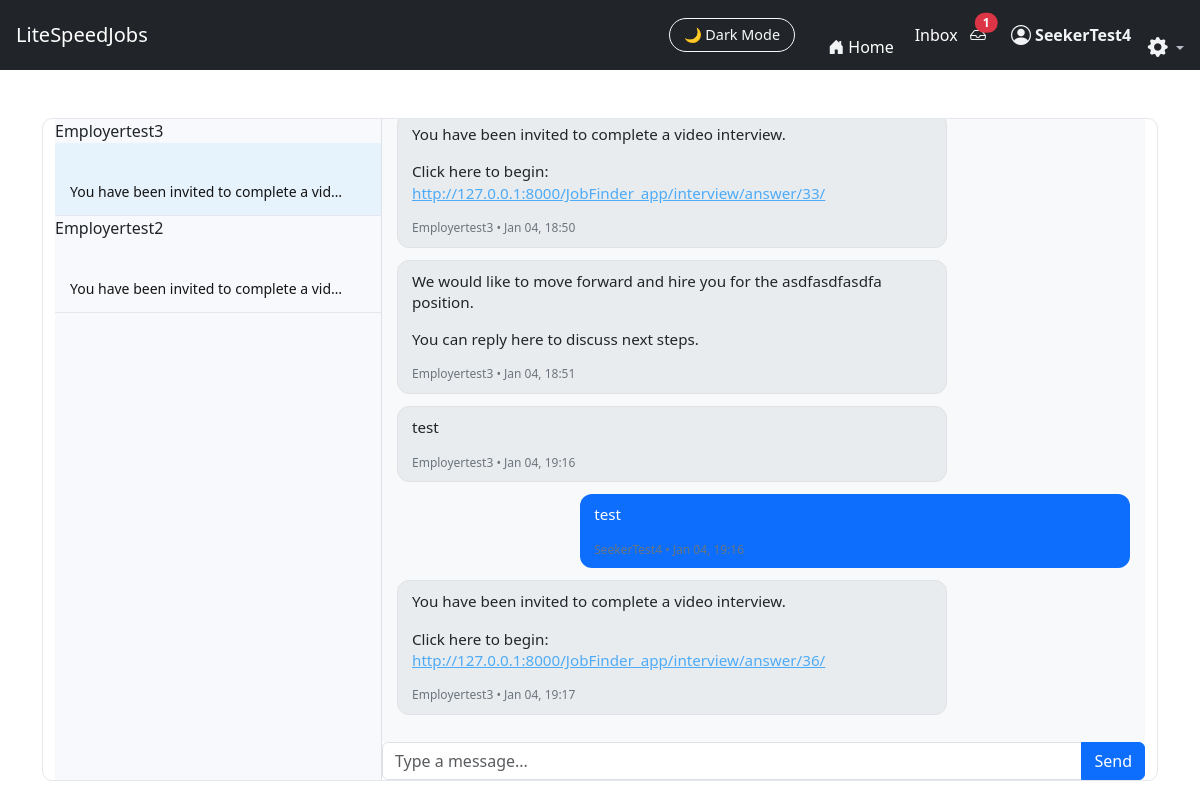
The page /JobFinder_app/messages/?c=17 (signed in) on the database as committed earlier.
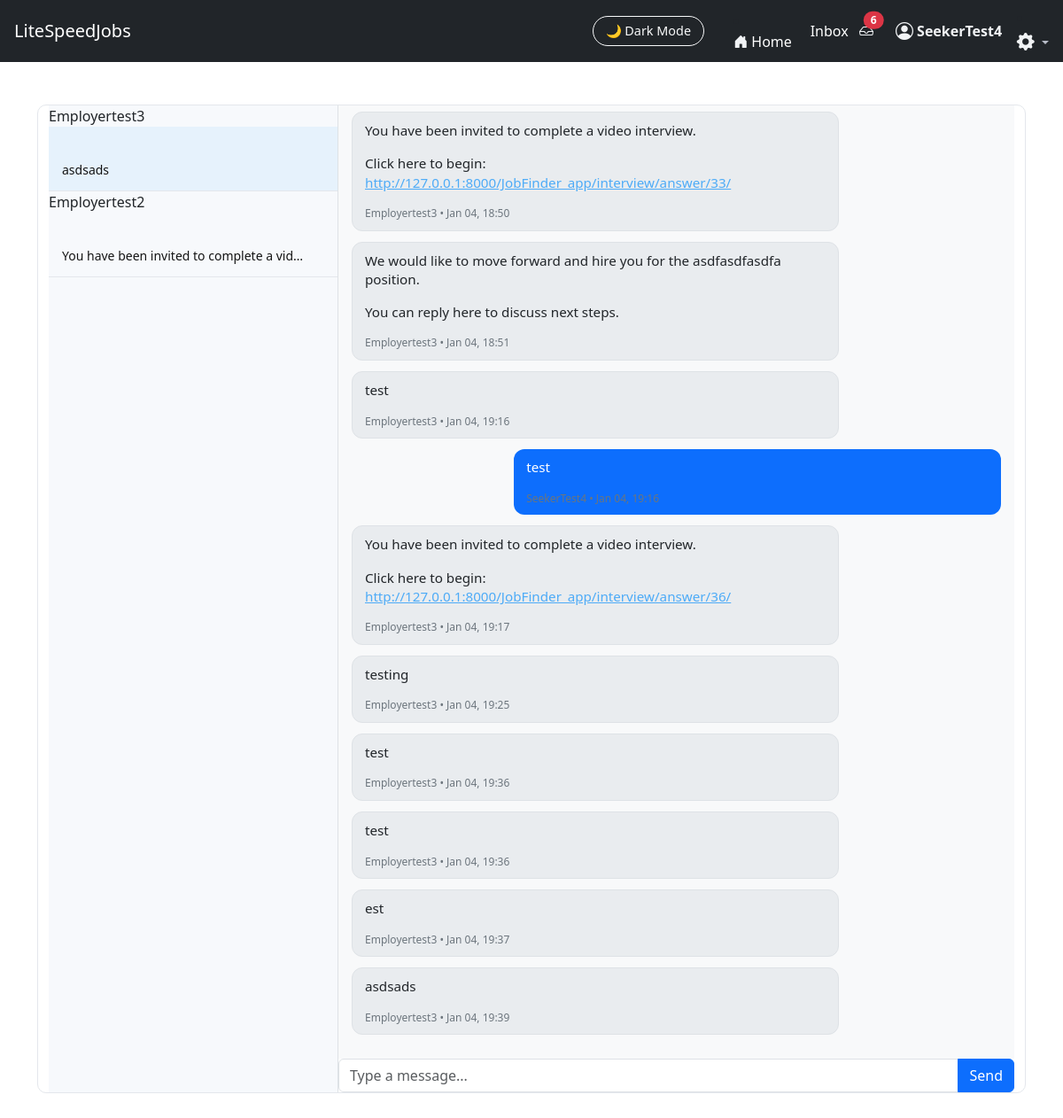
The same page on the database as committed later.
### JobFinder_app/models.py (models this page shows, shortened)
class Conversation(models.Model):
    user1 = models.ForeignKey(User, on_delete=models.CASCADE, related_name="conversations_as_user1", null=True, blank=True)
    user2 = models.ForeignKey(User, on_delete=models.CASCADE, related_name="conversations_as_user2",null=True, blank=True)
    job = models.ForeignKey("Job", null=True, blank=True, on_delete=models.CASCADE)
    created_at = models.DateTimeField(auto_now_add=True)
    def get_other_user(self, me):
        return self.user2 if me == self.user1 else self.user1

class Message(models.Model):
    sender = models.ForeignKey(
        User, on_delete=models.CASCADE, related_name="sent_messages"
    )
    receiver = models.ForeignKey(
        User, on_delete=models.CASCADE, related_name="received_messages"
    )
    conversation = models.ForeignKey("Conversation", on_delete=models.CASCADE, related_name="messages", null=True, blank=True)
    subject = models.CharField(max_length=255)
    body = models.TextField(blank=True, default="The body was not filled in.")
    attachement = models.FileField(upload_to="messages_attachments/", null=True, blank=True)
    job = models.ForeignKey(Job, on_delete=models.CASCADE, null=True, blank=True)
    created_at = models.DateTimeField(auto_now_add=True)
    is_read = models.BooleanField(default=False)

### JobFinder_app/views.py (the view)
# urls.py: path("messages/", views.inbox_pro, name="inbox_pro"),
@login_required
def inbox_pro(request):
    unread_count = Message.objects.filter(
        receiver=request.user,
        is_read=False
    ).count()
    conversations = Conversation.objects.filter(
        Q(user1=request.user) | Q(user2=request.user)
    ).order_by("-created_at")
    convo_id = request.GET.get("c")
    active_conversation = None
    if convo_id:
        active_conversation = get_object_or_404(
            conversations, id=convo_id
        )
        Message.objects.filter(
            conversation=active_conversation,
            receiver=request.user,
            is_read=False
        ).update(is_read=True)
    return render(request, "JobFinder_app/inbox_pro.html", {
        "conversations": conversations,
        "active_conversation": active_conversation,
        "unread_count": unread_count,
    })

### JobFinder_app/context_processors.py (called while the page is built)
def unread_message_count(request):
    if request.user.is_authenticated:
        return {
            "unread_count": Message.objects.filter(
                receiver=request.user,
                is_read=False
            ).count()
        }
    return {}

### JobFinder_app/templatetags/message_tags.py (called while the page is built)
@register.filter
def other_user(conversation, user):
    return conversation.get_other_user(user)

### JobFinder_app/templates/JobFinder_app/inbox_pro.html (shortened to what this page needs)
{% extends "JobFinder_app/base.html" %}
{% load message_tags %}
{% block content %}
<div class="container mt-4 inbox-container">
    <div class="conversation-list">
        {% for convo in conversations %}
            {% with other=convo|other_user:request.user %}
                {{ other.username }}
            {% endwith %}
                <a href="{% url 'conversation_view' convo.id %}" class="text-decoration-none text-reset">
                    <div class="conversation-item {% if active_conversation and active_conversation.id == convo.id %}active{% endif %}">
                        <strong>{{ other.username }}</strong><br>
                        <small class="dark-muted">
                            {% with last=convo.messages.last %}
                                {% if last %}
                                    {{ last.body|default:"(attachment)"|truncatechars:40 }}
                                {% else %}
                                    No messages yet
                                {% endif %}
                            {% endwith %}
                        </small>
                    </div>
                </a>
        {% empty %}
            <div class="p-3 dark-muted">No conversations yet.</div>
        {% endfor %}
    </div>
    <div class="chat-window">
        {% if active_conversation %}
            <div class="chat-messages" id="chatMessages">
                {% for msg in active_conversation.messages.all %}
                    <div class="message-bubble {% if msg.sender == request.user %}sent{% else %}received{% endif %}">
                        {% if msg.body %}
                            <div>{{ msg.body|urlize|linebreaks }}</div>
                        {% endif %}
                        <small class="message-meta d-block mt-1" style="font-size: 0.75rem;">
                            {{ msg.sender.username }} • {{ msg.created_at|date:"M d, H:i" }}
                        </small>
                    </div>
                {% endfor %}
            </div>
            <form method="POST" action="{% url 'conversation_view' active_conversation.id %}">
                <div class="input-group">
                    <input
                        type="text"
                        name="message"
                        class="form-control"
                        placeholder="Type a message..."
                        required
                    >
                    <button class="btn btn-primary" type="submit">
                        Send
                    </button>
                </div>
            </form>
        {% else %}
            <div class="d-flex justify-content-center align-items-center h-100">
                <h5 class="dark-muted">Select a conversation to start messaging.</h5>
            </div>
        {% endif %}
    </div>
</div>
{% endblock %}

### JobFinder_app/templates/JobFinder_app/base.html (shortened to what this page needs)
<!DOCTYPE html>
<html lang="en" data-theme="light">
<head>
    <link href="https://cdn.jsdelivr.net/npm/bootstrap@5.3.2/dist/css/bootstrap.min.css" rel="stylesheet">
    <link href="https://cdn.jsdelivr.net/npm/bootstrap-icons@1.11.1/font/bootstrap-icons.css" rel="stylesheet">
</head>
<body>
{% load message_tags %}
<nav class="navbar navbar-expand-lg navbar-dark bg-dark px-3">
    <a class="navbar-brand" href="/">LiteSpeedJobs</a>
    <div class="ms-auto d-flex align-items-center">
        <button id="darkModeToggle" class="btn btn-outline-light ms-3">
            🌙 Dark Mode
        </button>&nbsp;&nbsp;&nbsp;&nbsp;&nbsp;&nbsp;&nbsp;&nbsp;
        <li class="nav-item">
            <a class="nav-link d-flex align-items-center home-link"
            href="{% url 'landing' %}">
                <i class="bi bi-house-door-fill me-1 nav-icon"></i>
                <span class="d-none d-md-inline">Home</span>&nbsp;&nbsp;&nbsp;&nbsp;&nbsp;
            </a>
        </li>
        {% if user.is_authenticated %}
        <a href="{% url 'inbox_pro' %}" class="nav-link d-flex align-items-center home-link">Inbox</a>&nbsp;&nbsp;&nbsp;
        <a href="{% url 'inbox_pro' %}" class="nav-link position-relative">
            <i class="bi bi-inbox"></i>
            {% if unread_count and unread_count > 0 %}
                <span id="unreadBadge"
                    class="position-absolute top-0 start-100 translate-middle badge rounded-pill bg-danger">
                    {{ unread_count }}
                </span>
            {% endif %}
        </a>
        {% else %}
        <li class="nav-item">
            <a href="{% url 'login' %}" class="nav-link">
                <i class="bi bi-inbox"></i>
            </a>
        </li>
        {% endif %}&nbsp;&nbsp;&nbsp;&nbsp;&nbsp;&nbsp;
        {% if request.user.is_authenticated %}
            <a href="{% url 'role_redirect' %}"
                class="nav-link d-flex align-items-center gap-1 user-link">
                <i class="bi bi-person-circle nav-icon fs-5"></i>
             <span class="d-none d-md-inline">
                 <strong>{{ request.user.username }}</strong>&nbsp;&nbsp;&nbsp;&nbsp;
            </span>
        {% endif %}
        <li class="nav-item dropdown ">
            <a class="nav-link dropdown-toggle p-0 account_dropdown"
            style="color:var(--ls-dark-muted)"
            href="#"
            id="settingsDropdown"
            role="button"
            data-bs-toggle="dropdown"
            aria-expanded="false"
            data-bs-placement="bottom"
            title="Account settings">
                <i class="bi bi-gear-fill fs-5 text-white"></i>
            </a>
        </li>
    </div>
</nav>
<div class="container py-4">
    {% block content %}{% endblock %}
</div>
</body>
</html>

Rows that differ between the two databases and show on the page:
computed for Conversation: messages.last.body "You have been invited to complete a vid…" → "asdsads"
added Message: body "testing", sender.username "Employertest3", created_at "Jan 04, 19:25"
added Message: body "test", sender.username "Employertest3", created_at "Jan 04, 19:36"
added Message: body "test", sender.username "Employertest3", created_at "Jan 04, 19:36"
added Message: body "est", sender.username "Employertest3", created_at "Jan 04, 19:37"
added Message: body "asdsads", sender.username "Employertest3", created_at "Jan 04, 19:39"
Other text that changed with them:
{{ unread_count }}: "1" → "6"
